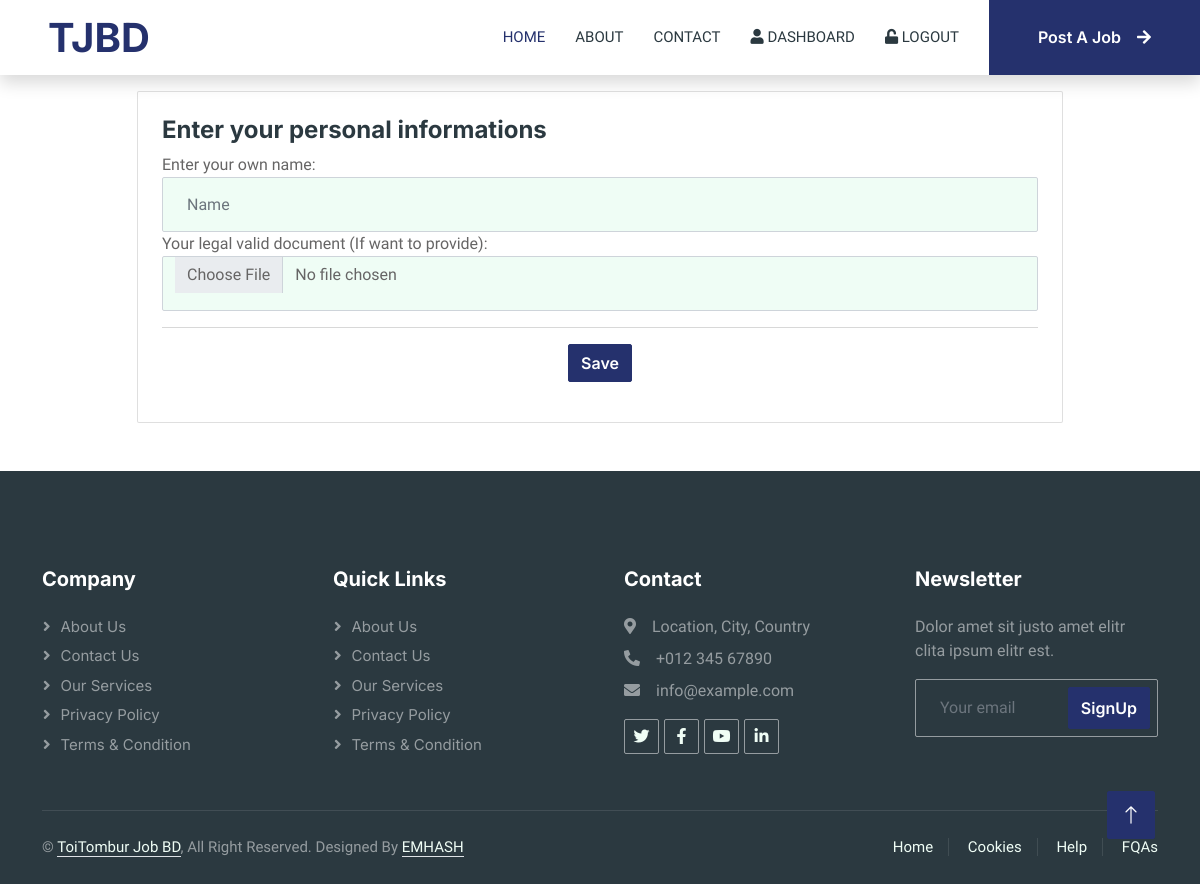
The page /dashboard/checkpoint/151c101888c64f398cb55dd1b3e29635 (signed in) on the database as committed earlier.
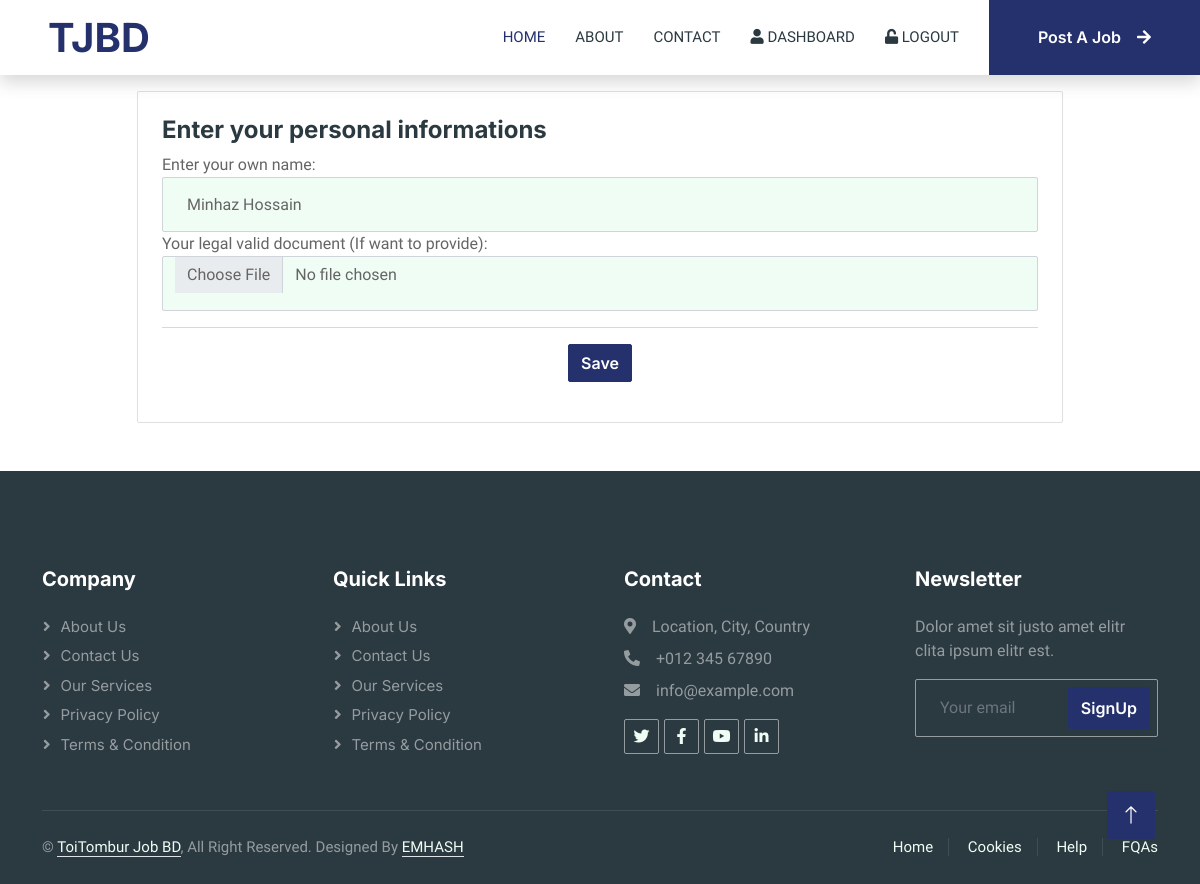
The same page on the database as committed later.
### employee/models.py (models this page shows, shortened)
class CommonBaseModel(models.Model):
    uid = models.UUIDField(primary_key=True, default= uuid.uuid4, editable=False)
    created_at = models.DateTimeField(auto_now_add=True)
    updated_at = models.DateTimeField(auto_now=True)
    class Meta:
        abstract = True

class EmployeeProfile(CommonBaseModel):
    account = models.ForeignKey("users.Profile",on_delete=models.CASCADE,blank=True,null=True)
    name = models.CharField( max_length=450)
    is_set = models.BooleanField(default=False)
    document = models.FileField(upload_to="Employee-Validity-Check-Doc/" , blank=True, null= True)

### dashboard/views.py (the view)
# urls.py: path("checkpoint/<str:the_id>", views.set_employe_profile, name="set_employe_profile")
def set_employe_profile(request,the_id):
    profile = request.user.profile
    the_company = get_object_or_404(Company, uid = the_id.strip())
    get_emp, created = EmployeeProfile.objects.get_or_create(account = profile)
    if request.method == "POST":
        form = EmployeeProfileForm(request.POST,request.FILES, instance = get_emp)
        if form.is_valid():
            form.instance.is_set = True
            form.save()
            the_employe = form.instance
            existing_profile = CompanyProfile.objects.filter(
                            institute=the_company,
                            personal_emplyee=the_employe
                        ).first()
            if not existing_profile:
                company_profile = CompanyProfile.objects.create(
                    institute=the_company,
                    personal_emplyee=form.instance
                )
            messages.success(request,"Your profile set success!")
            return redirect("homepage")
    else:
        form = EmployeeProfileForm(instance = get_emp)
    context = {
        "form":form,
    }
    return render(request, "home/pages/confirm_register.html", context)

### employee/forms.py
class EmployeeProfileForm(forms.ModelForm):
    class Meta:
        model = EmployeeProfile
        fields = "__all__"
        exclude = [ 'account', 'is_set']
    def __init__(self, *args, **kwargs):
        super().__init__(*args, **kwargs)
        for field in self.fields:
            self.fields[field].widget.attrs.update({
                'class': 'form-control border-1 bg-light px-4',
                'style':"height: 55px;",
                'placeholder': self.fields[field].label if self.fields[field].label else '',
                })
            self.fields['name'].label = "Enter your own name"
            self.fields['document'].label = "Your legal valid document (If want to provide)"

### templates/home/pages/confirm_register.html (shortened to what this page needs)
{% extends "home/base/base.html" %}
{% block content %}
<div class="container mt-3">
    <div class="row justify-content-center">
        <div class="col-xxl-4 col-lg-10">
            <div class="card">
                <div class="card-body p-4">
                    <form method="POST" novalidate enctype="multipart/form-data">
                        <div>
                            <h4>Enter your personal informations</h4>
                                <div class="mb-3">
                                    {% if form %}
                                    {{form}}
                                    {% endif %}
                                </div>
                        </div>
                        <hr>
                        <div class="mb-3 mb-0 text-center">
                            <button class="btn btn-primary" type="submit">Save</button>
                        </div>
                    </form>
                </div>
            </div>
        </div>
    </div>
</div>
{% endblock content %}

Rows that differ between the two databases and show on the page:
changed EmployeeProfile: name (not shown) → "Minhaz Hossain"
